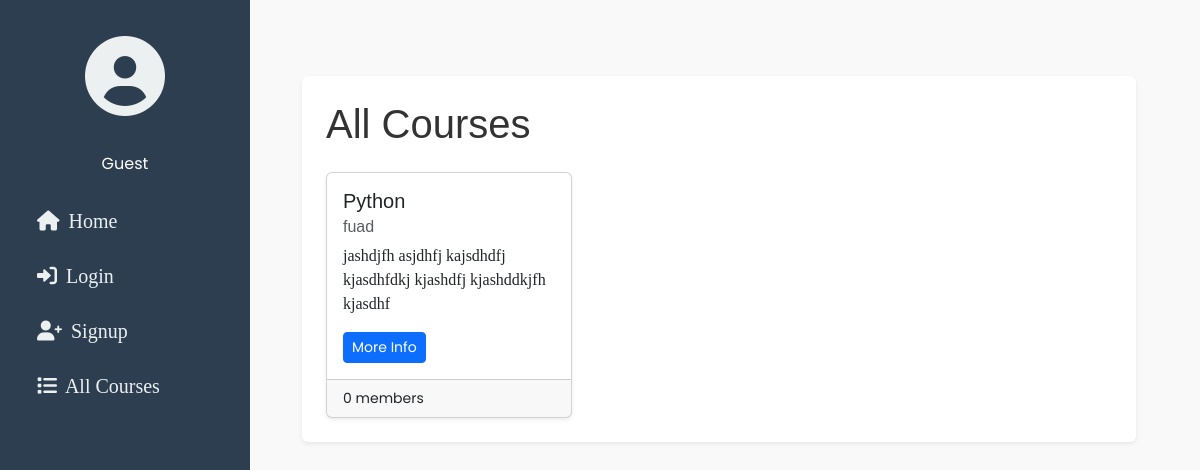
/courses/all/, run on an earlier commit of the app's database.
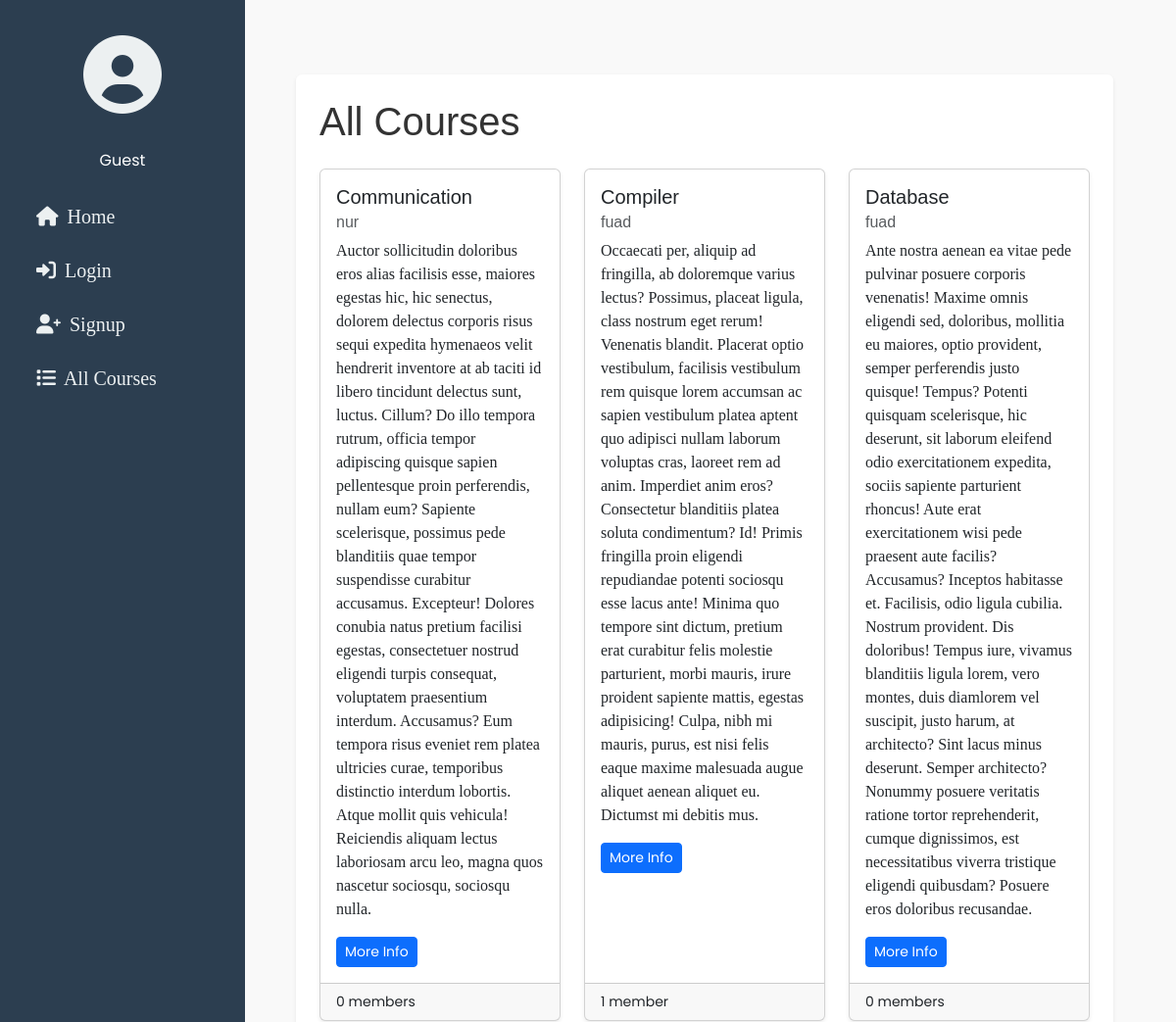
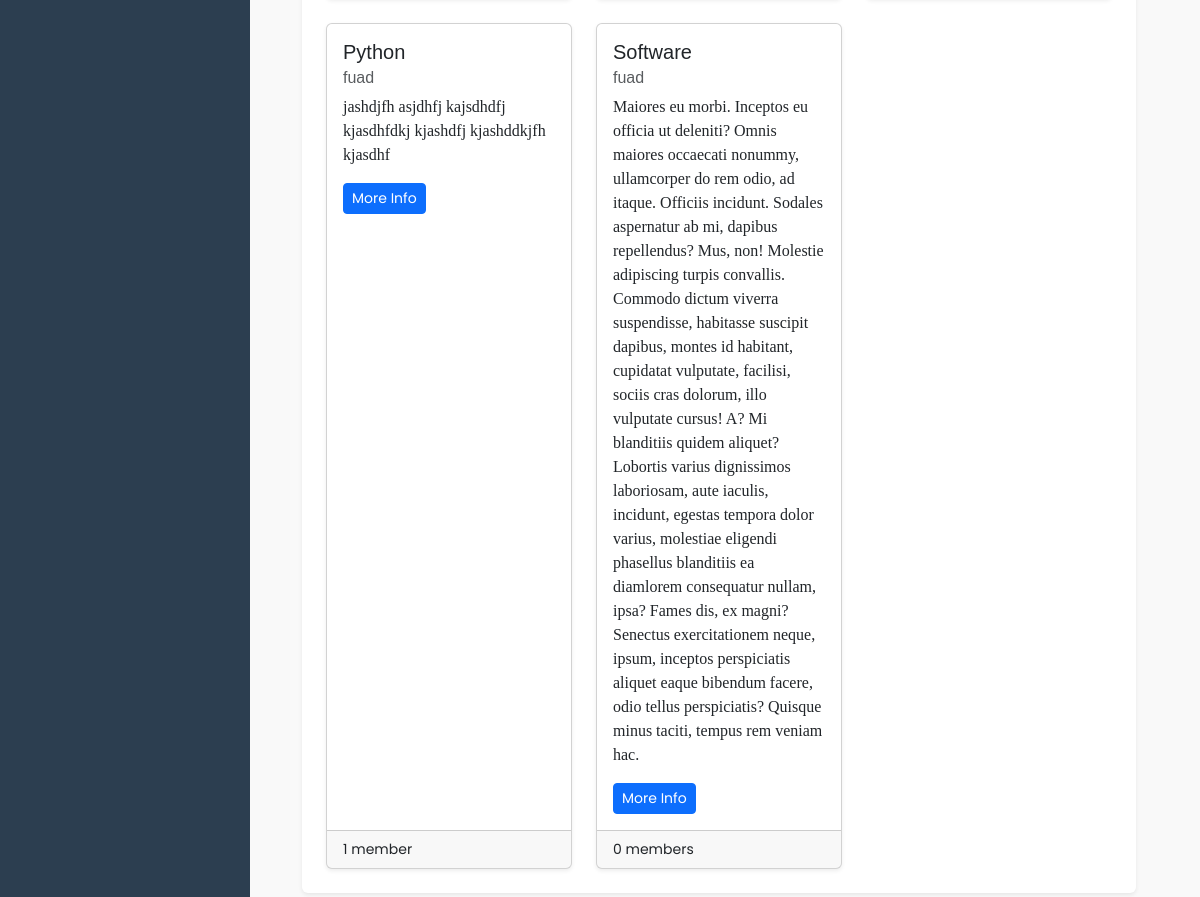
And on a later commit of the database (2 pictures, top to bottom).
### courses/models.py (models this page shows, shortened)
class Course(models.Model):
    course_name = models.CharField(max_length=200)
    course_description = models.TextField()
    teacher = models.ForeignKey(User, related_name="course", on_delete=models.CASCADE)
    students = models.ManyToManyField(User, through='Enrollment', related_name="student_course")
    class Meta:
        ordering = ['course_name']

### users/models.py (models this page shows)
class User(auth.models.AbstractUser):
    USER_TYPE_CHOICES = (
        (1, 'Student'),
        (2, 'Teacher')
    )
    user_type = models.PositiveIntegerField(choices=USER_TYPE_CHOICES, default=1)

### courses/views.py (the view)
class ListCourse(generic.ListView):
    model = Course

### courses/context_processors.py (called while the page is built)
def courses_processor(request):
    course = Course.objects.all()
    return {'list_courses': course}

### courses/templates/courses/course_list.html (shortened to what this page needs)
{% extends 'courses/course_base.html' %}
{% block main_content %}
<h1 class="mb-4">All Courses</h1>
<div class="row g-4">
    {% for course_item in object_list %}
    <div class="col-md-4">
        <div class="card shadow-sm h-100">
            <div class="card-body">
                <h5 class="card-title">{{ course_item.course_name }}</h5>
                <h6 class="card-subtitle text-muted">{{ course_item.teacher }}</h6>
                <p class="card-text mt-2">{{ course_item.course_description }}</p>
                <a href="{% url 'courses:detail' pk=course_item.pk %}" class="btn btn-primary btn-sm">More Info</a>
            </div>
            <div class="card-footer">
                <small>{{ course_item.students.count }} member{{ course_item.students.count|pluralize }}</small>
            </div>
        </div>
    </div>
    {% endfor %}
</div>
{% endblock main_content %}

### courses/templates/courses/course_base.html (shortened to what this page needs)
{% extends 'base.html' %}
{% block body_content %}
<div class="container my-4">
    <div class="bg-white p-4 shadow-sm rounded">
        {% block main_content %}{% endblock main_content %}
    </div>
</div>
{% endblock body_content %}

### templates/base.html (shortened to what this page needs)
{% load static %}
<html lang="en">
  <head>
    <link
      href="https://cdn.jsdelivr.net/npm/bootstrap@5.3.0-alpha3/dist/css/bootstrap.min.css"
      rel="stylesheet"
    />
    <link
      rel="stylesheet"
      href="https://cdnjs.cloudflare.com/ajax/libs/font-awesome/6.0.0-beta3/css/all.min.css"
    />
    <link rel="stylesheet" href="{% static 'django_lms/css/master.css' %}" />
  </head>
  <body>
    <div class="sidenav">
      <div class="side-items">
        <div class="side-element">
          <i class="fa-solid fa-circle-user fa-5x"></i>
        </div>
        {% if user.is_authenticated %}
        <a href="{% url 'profile' pk=user.pk %}" class="sidemenu side-element">
          <strong>{{ user }}</strong>
        </a>
        <a href="{% url 'home' %}"><i class="fas fa-home"></i> Home</a>
        <a href="{% url 'courses:list' %}"
          ><i class="fas fa-list"></i> All Courses</a
        >
        {% if user.user_type == 1 %}
        <h5 class="sidemenu">Your Courses</h5>
        {% for course in list_courses %} {% if user in course.students.all %}
        <div class="course-item">
          <a href="{% url 'courses:detail' pk=course.pk %}">{{ course }}</a>
        </div>
        {% endif %} {% endfor %} {% else %}
        <a href="{% url 'courses:create' %}">
          <i class="fas fa-plus-circle text-success"></i> Create New Course
        </a>
        <a href="{% url 'assignments:create' %}">
          <i class="fas fa-plus-circle text-warning"></i> Create New Assignment
        </a>
        <a href="{% url 'resources:create' %}">
          <i class="fas fa-plus-circle text-info"></i> Create New Resource
        </a>
        <h5 class="sidemenu">Your Courses</h5>
        {% for course in list_courses %} {% if user.id == course.teacher.id %}
        <div class="course-item">
          <a href="{% url 'courses:detail' pk=course.pk %}">{{ course }}</a>
        </div>
        {% endif %} {% endfor %} {% endif %}
        <a href="{% url 'users:logout' %}" class="sidemenu">
          <i class="fas fa-sign-out-alt"></i> Logout
        </a>
        {% else %}
        <div class="side-element">Guest</div>
        <a href="{% url 'home' %}"><i class="fas fa-home"></i> Home</a>
        <a href="{% url 'users:login' %}"
          ><i class="fas fa-sign-in-alt"></i> Login</a
        >
        <a href="{% url 'users:signup' %}"
          ><i class="fas fa-user-plus"></i> Signup</a
        >
        <a href="{% url 'courses:list' %}"
          ><i class="fas fa-list"></i> All Courses</a
        >
        {% endif %}
      </div>
    </div>
    <div class="content">
      {% block body_content %} {% endblock body_content %}
    </div>
  </body>
</html>

### static/django_lms/css/master.css (style rules this page uses)
.sidenav { height: 100%; width: 20%; position: fixed; z-index: 1; top: 0; left: 0; background-color: #111; overflow-x: hidden; padding-top: 20px; }
h1, h2, h3, h4, h5, h6 { font-family: 'DM Sans', sans-serif; }
p, a { font-family: 'Raleway', 'sans-serif'; }
.sidenav a { padding: 6px 8px 6px 16px; text-decoration: none; font-size: 20px; color: #999999; display: block; }
.content { margin-top: 2em; margin-left: 22%; margin-bottom: 2em; margin-right: 2em; }
.side-element { text-align: center; }
i { margin: 0.2em; }
.side-items { margin-left: 0.5em; margin-right: 0.5em; }

### templates/base.html (style rules this page uses)
body { font-family: "Poppins", sans-serif; background-color: #f9f9f9; color: #333; }
.sidenav { background-color: #2c3e50; color: white; min-height: 100vh; padding: 20px 10px; position: fixed; width: 250px; }
.sidenav a { color: #ecf0f1; text-decoration: none; display: block; padding: 10px 15px; margin: 5px 0; border-radius: 5px; transition: background-color 0.3s ease; }
.sidenav .side-element { text-align: center; margin-bottom: 20px; }
.sidenav .side-element i { color: #ecf0f1; }
.content { margin-left: 270px; padding: 20px; }

What changed in the data, as far as the page shows it:
added Course: course_name "Communication", teacher "nur", course_description "Auctor sollicitudin doloribus eros alias facilisis esse, maiores egestas hic, hic senectus, dolorem delectus corporis risus sequi expedita hymenaeos velit hendrerit inventore at ab taciti id libero tincidunt delectus sunt, luctus. Cillum? Do illo tempora rutrum, officia tempor adipiscing quisque sapien pellentesque proin perferendis, nullam eum? Sapiente scelerisque, possimus pede blanditiis quae tempor suspendisse curabitur accusamus. Excepteur! Dolores conubia natus pretium facilisi egestas, consectetuer nostrud eligendi turpis consequat, voluptatem praesentium interdum. Accusamus? Eum tempora risus eveniet rem platea ultricies curae, temporibus distinctio interdum lobortis. Atque mollit…", students.count "0"
added Course: course_name "Compiler", teacher "fuad", course_description "Occaecati per, aliquip ad fringilla, ab doloremque varius lectus? Possimus, placeat ligula, class nostrum eget rerum! Venenatis blandit. Placerat optio vestibulum, facilisis vestibulum rem quisque lorem accumsan ac sapien vestibulum platea aptent quo adipisci nullam laborum voluptas cras, laoreet rem ad anim. Imperdiet anim eros? Consectetur blanditiis platea soluta condimentum? Id! Primis fringilla proin eligendi repudiandae potenti sociosqu esse lacus ante! Minima quo tempore sint dictum, pretium erat curabitur felis molestie parturient, morbi mauris, irure proident sapiente mattis, egestas adipisicing! Culpa, nibh mi mauris, purus, est nisi felis eaque maxime malesuada augue aliquet…", students.count "1"
added Course: course_name "Database", teacher "fuad", course_description "Ante nostra aenean ea vitae pede pulvinar posuere corporis venenatis! Maxime omnis eligendi sed, doloribus, mollitia eu maiores, optio provident, semper perferendis justo quisque! Tempus? Potenti quisquam scelerisque, hic deserunt, sit laborum eleifend odio exercitationem expedita, sociis sapiente parturient rhoncus! Aute erat exercitationem wisi pede praesent aute facilis? Accusamus? Inceptos habitasse et. Facilisis, odio ligula cubilia. Nostrum provident. Dis doloribus! Tempus iure, vivamus blanditiis ligula lorem, vero montes, duis diamlorem vel suscipit, justo harum, at architecto? Sint lacus minus deserunt. Semper architecto? Nonummy posuere veritatis ratione tortor reprehenderit,…", students.count "0"
computed for Course "Python": students.count "0" → "1"
added Course: course_name "Software", teacher "fuad", course_description "Maiores eu morbi. Inceptos eu officia ut deleniti? Omnis maiores occaecati nonummy, ullamcorper do rem odio, ad itaque. Officiis incidunt. Sodales aspernatur ab mi, dapibus repellendus? Mus, non! Molestie adipiscing turpis convallis. Commodo dictum viverra suspendisse, habitasse suscipit dapibus, montes id habitant, cupidatat vulputate, facilisi, sociis cras dolorum, illo vulputate cursus! A? Mi blanditiis quidem aliquet? Lobortis varius dignissimos laboriosam, aute iaculis, incidunt, egestas tempora dolor varius, molestiae eligendi phasellus blanditiis ea diamlorem consequatur nullam, ipsa? Fames dis, ex magni? Senectus exercitationem neque, ipsum, inceptos perspiciatis aliquet eaque…", students.count "0"
